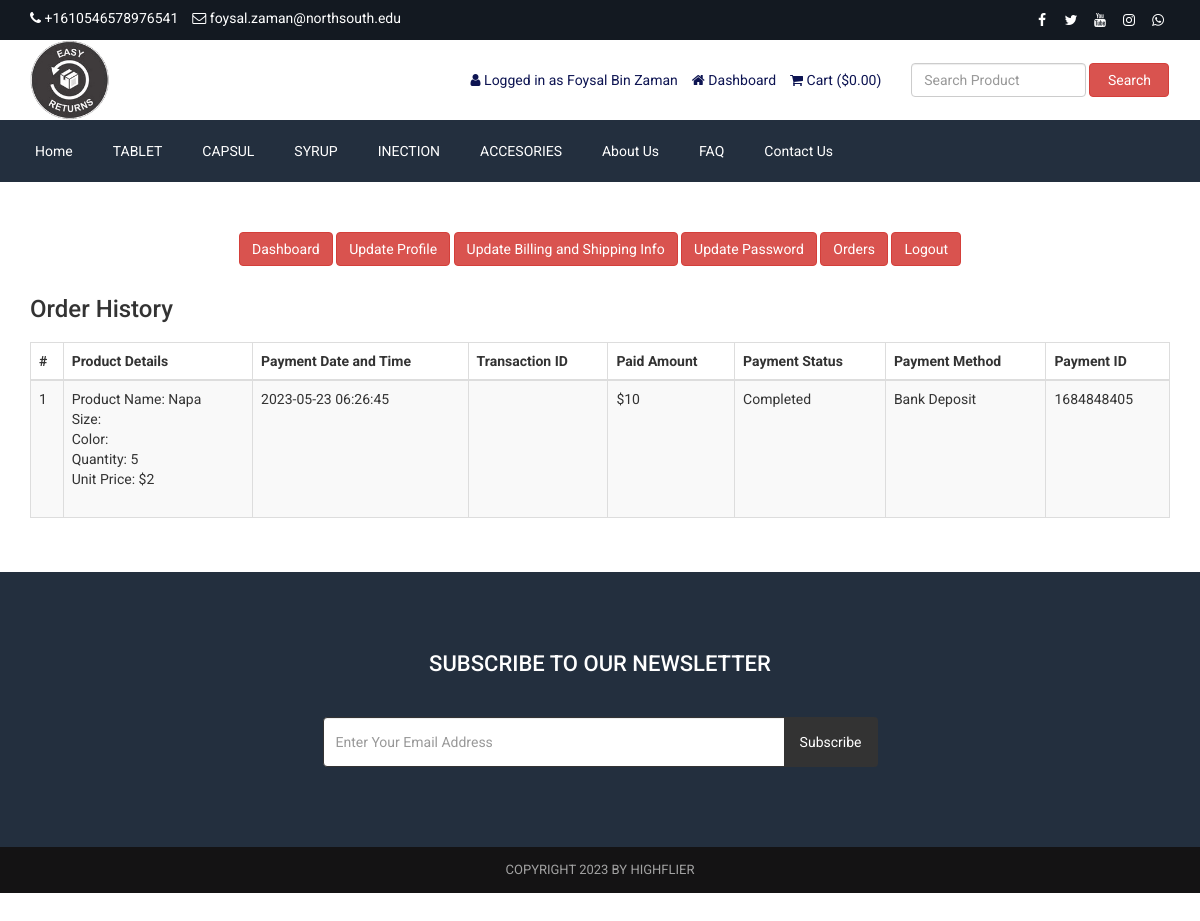
Page /customer-order.php (signed in) on the committed database.
### tables this page shows
CREATE TABLE IF NOT EXISTS `tbl_settings` (
  `id` int(11) NOT NULL AUTO_INCREMENT,
  `logo` varchar(255) NOT NULL,
  `favicon` varchar(255) NOT NULL,
  `footer_about` text NOT NULL,
  `footer_copyright` text NOT NULL,
  `contact_address` text NOT NULL,
  `contact_email` varchar(255) NOT NULL,
  `contact_phone` varchar(255) NOT NULL,
  `contact_fax` varchar(255) NOT NULL,
  `contact_map_iframe` text NOT NULL,
  `receive_email` varchar(255) NOT NULL,
  `receive_email_subject` varchar(255) NOT NULL,
  `receive_email_thank_you_message` text NOT NULL,
  `forget_password_message` text NOT NULL,
  `total_recent_post_footer` int(10) NOT NULL,
  `total_popular_post_footer` int(10) NOT NULL,
  `total_recent_post_sidebar` int(11) NOT NULL,
  `total_popular_post_sidebar` int(11) NOT NULL,
  `total_featured_product_home` int(11) NOT NULL,
  `total_latest_product_home` int(11) NOT NULL,
  `total_popular_product_home` int(11) NOT NULL,
  `meta_title_home` text NOT NULL,
  `meta_keyword_home` text NOT NULL,
  `meta_description_home` text NOT NULL,
  `banner_login` varchar(255) NOT NULL,
  `banner_registration` varchar(255) NOT NULL,
  `banner_forget_password` varchar(255) NOT NULL,
  `banner_reset_password` varchar(255) NOT NULL,
  `banner_search` varchar(255) NOT NULL,
  `banner_cart` varchar(255) NOT NULL,
  `banner_checkout` varchar(255) NOT NULL,
  `banner_product_category` varchar(255) NOT NULL,
  `banner_blog` varchar(255) NOT NULL,
  `cta_title` varchar(255) NOT NULL,
  `cta_content` text NOT NULL,
  `cta_read_more_text` varchar(255) NOT NULL,
  `cta_read_more_url` varchar(255) NOT NULL,
  `cta_photo` varchar(255) NOT NULL,
  `featured_product_title` varchar(255) NOT NULL,
  `featured_product_subtitle` varchar(255) NOT NULL,
  `latest_product_title` varchar(255) NOT NULL,
  `latest_product_subtitle` varchar(255) NOT NULL,
  `popular_product_title` varchar(255) NOT NULL,
  `popular_product_subtitle` varchar(255) NOT NULL,
  `testimonial_title` varchar(255) NOT NULL,
  `testimonial_subtitle` varchar(255) NOT NULL,
  `testimonial_photo` varchar(255) NOT NULL,
  `blog_title` varchar(255) NOT NULL,
  `blog_subtitle` varchar(255) NOT NULL,
  `newsletter_text` text NOT NULL,
  `paypal_email` varchar(255) NOT NULL,
  `stripe_public_key` varchar(255) NOT NULL,
  `stripe_secret_key` varchar(255) NOT NULL,
  `bank_detail` text NOT NULL,
  `before_head` text NOT NULL,
  `after_body` text NOT NULL,
  `before_body` text NOT NULL,
  `home_service_on_off` int(11) NOT NULL,
  `home_welcome_on_off` int(11) NOT NULL,
  `home_featured_product_on_off` int(11) NOT NULL,
  `home_latest_product_on_off` int(11) NOT NULL,
  `home_popular_product_on_off` int(11) NOT NULL,
  `home_testimonial_on_off` int(11) NOT NULL,
  `home_blog_on_off` int(11) NOT NULL,
  `newsletter_on_off` int(11) NOT NULL,
  `ads_above_welcome_on_off` int(1) NOT NULL,
  `ads_above_featured_product_on_off` int(1) NOT NULL,
  `ads_above_latest_product_on_off` int(1) NOT NULL,
  `ads_above_popular_product_on_off` int(1) NOT NULL,
  `ads_above_testimonial_on_off` int(1) NOT NULL,
  `ads_category_sidebar_on_off` int(1) NOT NULL,
  PRIMARY KEY (`id`)
);

CREATE TABLE IF NOT EXISTS `tbl_social` (
  `social_id` int(11) NOT NULL AUTO_INCREMENT,
  `social_name` varchar(30) NOT NULL,
  `social_url` varchar(255) NOT NULL,
  `social_icon` varchar(30) NOT NULL,
  PRIMARY KEY (`social_id`)
);

CREATE TABLE IF NOT EXISTS `tbl_top_category` (
  `tcat_id` int(11) NOT NULL AUTO_INCREMENT,
  `tcat_name` varchar(255) NOT NULL,
  `show_on_menu` int(1) NOT NULL,
  PRIMARY KEY (`tcat_id`)
);

CREATE TABLE IF NOT EXISTS `tbl_page` (
  `id` int(11) NOT NULL AUTO_INCREMENT,
  `about_title` varchar(255) NOT NULL,
  `about_content` text NOT NULL,
  `about_banner` varchar(255) NOT NULL,
  `about_meta_title` varchar(255) NOT NULL,
  `about_meta_keyword` text NOT NULL,
  `about_meta_description` text NOT NULL,
  `faq_title` varchar(255) NOT NULL,
  `faq_banner` varchar(255) NOT NULL,
  `faq_meta_title` varchar(255) NOT NULL,
  `faq_meta_keyword` text NOT NULL,
  `faq_meta_description` text NOT NULL,
  `blog_title` varchar(255) NOT NULL,
  `blog_banner` varchar(255) NOT NULL,
  `blog_meta_title` varchar(255) NOT NULL,
  `blog_meta_keyword` text NOT NULL,
  `blog_meta_description` text NOT NULL,
  `contact_title` varchar(255) NOT NULL,
  `contact_banner` varchar(255) NOT NULL,
  `contact_meta_title` varchar(255) NOT NULL,
  `contact_meta_keyword` text NOT NULL,
  `contact_meta_description` text NOT NULL,
  `pgallery_title` varchar(255) NOT NULL,
  `pgallery_banner` varchar(255) NOT NULL,
  `pgallery_meta_title` varchar(255) NOT NULL,
  `pgallery_meta_keyword` text NOT NULL,
  `pgallery_meta_description` text NOT NULL,
  `vgallery_title` varchar(255) NOT NULL,
  `vgallery_banner` varchar(255) NOT NULL,
  `vgallery_meta_title` varchar(255) NOT NULL,
  `vgallery_meta_keyword` text NOT NULL,
  `vgallery_meta_description` text NOT NULL,
  PRIMARY KEY (`id`)
);

CREATE TABLE IF NOT EXISTS `tbl_payment` (
  `id` int(11) NOT NULL AUTO_INCREMENT,
  `customer_id` int(11) NOT NULL,
  `customer_name` varchar(255) NOT NULL,
  `customer_email` varchar(255) NOT NULL,
  `payment_date` varchar(50) NOT NULL,
  `txnid` varchar(255) NOT NULL,
  `paid_amount` int(11) NOT NULL,
  `card_number` varchar(50) NOT NULL,
  `card_cvv` varchar(10) NOT NULL,
  `card_month` varchar(10) NOT NULL,
  `card_year` varchar(10) NOT NULL,
  `bank_transaction_info` text NOT NULL,
  `payment_method` varchar(20) NOT NULL,
  `payment_status` varchar(25) NOT NULL,
  `shipping_status` varchar(20) NOT NULL,
  `payment_id` varchar(255) NOT NULL,
  PRIMARY KEY (`id`)
);

CREATE TABLE IF NOT EXISTS `tbl_order` (
  `id` int(11) NOT NULL AUTO_INCREMENT,
  `product_id` int(11) NOT NULL,
  `product_name` varchar(255) NOT NULL,
  `size` varchar(100) NOT NULL,
  `color` varchar(100) NOT NULL,
  `quantity` varchar(50) NOT NULL,
  `unit_price` varchar(50) NOT NULL,
  `payment_id` varchar(255) NOT NULL,
  PRIMARY KEY (`id`)
);

### customer-order.php (the view, shortened to what the rows shown need)
<?php require_once('header.php'); ?>
<div class="page">
    <div class="container">
        <div class="row">
            <div class="col-md-12">
                <div class="user-content">
                    <div class="table-responsive">
                        <table class="table table-bordered table-striped table-hover">
                            <thead>
                                <tr>
                                    <th><?php echo '#' ?></th>
                                    <th><?php echo LANG_VALUE_48; ?></th>
                                    <th><?php echo LANG_VALUE_27; ?></th>
                                    <th><?php echo LANG_VALUE_28; ?></th>
                                    <th><?php echo LANG_VALUE_29; ?></th>
                                    <th><?php echo LANG_VALUE_30; ?></th>
                                    <th><?php echo LANG_VALUE_31; ?></th>
                                    <th><?php echo LANG_VALUE_32; ?></th>
                                </tr>
                            </thead>
                            <tbody>
            <?php
            $limit = 10;
            $page = @$_GET['page'];
            if($page)
                $start = ($page - 1) * $limit;
            else
                $start = 0;
            $statement = $pdo->prepare("SELECT * FROM tbl_payment WHERE customer_email=? ORDER BY id DESC LIMIT $start, $limit");
            $statement->execute(array($_SESSION['customer']['cust_email']));
            $result = $statement->fetchAll(PDO::FETCH_ASSOC);
            if ($page == 0) $page = 1;
            ?>
                                <?php
                                $tip = $page*10-10;
                                foreach ($result as $row) {
                                    $tip++;
                                    ?>
                                    <tr>
                                        <td><?php echo $tip; ?></td>
                                        <td>
                                            <?php
                                            $statement1 = $pdo->prepare("SELECT * FROM tbl_order WHERE payment_id=?");
                                            $statement1->execute(array($row['payment_id']));
                                            $result1 = $statement1->fetchAll(PDO::FETCH_ASSOC);
                                            foreach ($result1 as $row1) {
                                                echo 'Product Name: '.$row1['product_name'];
                                                echo '<br>Size: '.$row1['size'];
                                                echo '<br>Color: '.$row1['color'];
                                                echo '<br>Quantity: '.$row1['quantity'];
                                                echo '<br>Unit Price: $'.$row1['unit_price'];
                                                echo '<br><br>';
                                            }
                                            ?>
                                        </td>
                                        <td><?php echo $row['payment_date']; ?></td>
                                        <td><?php echo $row['txnid']; ?></td>
                                        <td><?php echo '$'.$row['paid_amount']; ?></td>
                                        <td><?php echo $row['payment_status']; ?></td>
                                        <td><?php echo $row['payment_method']; ?></td>
                                        <td><?php echo $row['payment_id']; ?></td>
                                    </tr>
                                    <?php
                                }
                                ?>
                            </tbody>
                        </table>
                </div>
            </div>
        </div>
    </div>
</div>
<?php require_once('footer.php'); ?>

### header.php (shortened to what the rows shown need)
<?php
include("admin/inc/config.php");
$statement = $pdo->prepare("SELECT * FROM tbl_settings WHERE id=1");
$statement->execute();
$result = $statement->fetchAll(PDO::FETCH_ASSOC);
foreach ($result as $row)
{
	$logo = $row['logo'];
	$contact_email = $row['contact_email'];
	$contact_phone = $row['contact_phone'];
}
?>
<!DOCTYPE html>
<html lang="en">
<head>
	<link rel="stylesheet" href="assets/css/bootstrap.min.css">
	<link rel="stylesheet" href="assets/css/font-awesome.min.css">
	<link rel="stylesheet" href="assets/css/owl.carousel.min.css">
	<link rel="stylesheet" href="assets/css/owl.theme.default.min.css">
	<link rel="stylesheet" href="assets/css/jquery.bxslider.min.css">
    <link rel="stylesheet" href="assets/css/magnific-popup.css">
    <link rel="stylesheet" href="assets/css/rating.css">
	<link rel="stylesheet" href="assets/css/spacing.css">
	<link rel="stylesheet" href="assets/css/bootstrap-touch-slider.css">
	<link rel="stylesheet" href="assets/css/animate.min.css">
	<link rel="stylesheet" href="assets/css/tree-menu.css">
	<link rel="stylesheet" href="assets/css/select2.min.css">
	<link rel="stylesheet" href="assets/css/main.css">
	<link rel="stylesheet" href="assets/css/responsive.css">
	<?php
	$statement = $pdo->prepare("SELECT * FROM tbl_page WHERE id=1");
	$statement->execute();
	$result = $statement->fetchAll(PDO::FETCH_ASSOC);
		?>
</head>
<body>
<div class="top">
	<div class="container">
		<div class="row">
			<div class="col-md-6 col-sm-6 col-xs-12">
				<div class="left">
					<ul>
						<li><i class="fa fa-phone"></i> <?php echo $contact_phone; ?></li>
						<li><i class="fa fa-envelope-o"></i> <?php echo $contact_email; ?></li>
					</ul>
				</div>
			</div>
			<div class="col-md-6 col-sm-6 col-xs-12">
				<div class="right">
					<ul>
						<?php
						$statement = $pdo->prepare("SELECT * FROM tbl_social");
						$statement->execute();
						$result = $statement->fetchAll(PDO::FETCH_ASSOC);
						foreach ($result as $row) {
							?>
							<?php if($row['social_url'] != ''): ?>
							<li><a href="<?php echo $row['social_url']; ?>"><i class="<?php echo $row['social_icon']; ?>"></i></a></li>
							<?php endif; ?>
							<?php
						}
						?>
					</ul>
				</div>
			</div>
		</div>
	</div>
</div>
<div class="header">
	<div class="container">
		<div class="row inner">
			<div class="col-md-4 logo">
				<a href="index.php"><img src="assets/uploads/<?php echo $logo; ?>" alt="logo image"></a>
			</div>
		</div>
	</div>
</div>
<div class="nav">
	<div class="container">
		<div class="row">
			<div class="col-md-12 pl_0 pr_0">
				<div class="menu-container">
					<div class="menu">
						<ul>
							<?php
							$statement = $pdo->prepare("SELECT * FROM tbl_top_category WHERE show_on_menu=1");
							$statement->execute();
							$result = $statement->fetchAll(PDO::FETCH_ASSOC);
							foreach ($result as $row) {
								?>
								<li><a href="product-category.php?id=<?php echo $row['tcat_id']; ?>&type=top-category"><?php echo $row['tcat_name']; ?></a>
								</li>
								<?php
							}
							?>
							<?php
							$statement = $pdo->prepare("SELECT * FROM tbl_page WHERE id=1");
							$statement->execute();
							$result = $statement->fetchAll(PDO::FETCH_ASSOC);
							foreach ($result as $row) {
								$about_title = $row['about_title'];
								$faq_title = $row['faq_title'];
								$contact_title = $row['contact_title'];
							}
							?>
							<li><a href="about.php"><?php echo $about_title; ?></a></li>
							<li><a href="faq.php"><?php echo $faq_title; ?></a></li>
							<li><a href="contact.php"><?php echo $contact_title; ?></a></li>
						</ul>
					</div>
				</div>
			</div>
		</div>
	</div>
</div>

### footer.php (shortened to what the rows shown need)
<?php
$statement = $pdo->prepare("SELECT * FROM tbl_settings WHERE id=1");
$statement->execute();
$result = $statement->fetchAll(PDO::FETCH_ASSOC);
foreach ($result as $row)
{
	$footer_copyright = $row['footer_copyright'];
    $newsletter_on_off = $row['newsletter_on_off'];
}
?>
<?php if($newsletter_on_off == 1): ?>
<section class="home-newsletter">
	<div class="container">
		<div class="row">
			<div class="col-md-6 col-md-offset-3">
				<div class="single">
				<form action="" method="post">
					<h2><?php echo LANG_VALUE_93; ?></h2>
				</div>
			</div>
		</div>
	</div>
</section>
<?php endif; ?>
<div class="footer-bottom">
	<div class="container">
		<div class="row">
			<div class="col-md-12 copyright">
				<?php echo $footer_copyright; ?>
			</div>
		</div>
	</div>
</div>
</body>
</html>

### rows in the picture
tbl_settings: contact_phone "+1610546578976541", contact_email "foysal.zaman@northsouth.edu", logo (picture), footer_copyright "COPYRIGHT 2023 BY HIGHFLIER"
tbl_top_category: tcat_name "TABLET"
tbl_top_category: tcat_name "CAPSUL"
tbl_top_category: tcat_name "SYRUP"
tbl_top_category: tcat_name "INECTION"
tbl_top_category: tcat_name "ACCESORIES"
tbl_page: about_title "About Us", faq_title "FAQ", contact_title "Contact Us"
tbl_payment: payment_date "2023-05-23 06:26:45", paid_amount "10", payment_status "Completed", payment_method "Bank Deposit", payment "1684848405"
tbl_order: product_name "Napa", quantity "5", unit_price "2"

### other values in the picture
LANG_VALUE_13 "Logged in as"
$_SESSION['customer']['cust_name'] "Foysal Bin Zaman"
LANG_VALUE_89 "Dashboard"
LANG_VALUE_18 "Cart"
LANG_VALUE_1 "$"
LANG_VALUE_3 "Search"
LANG_VALUE_117 "Update Profile"
LANG_VALUE_88 "Update Billing and Shipping Info"
LANG_VALUE_99 "Update Password"
LANG_VALUE_24 "Orders"
LANG_VALUE_14 "Logout"
LANG_VALUE_25 "Order History"
LANG_VALUE_48 "Product Details"
LANG_VALUE_27 "Payment Date and Time"
LANG_VALUE_28 "Transaction ID"
